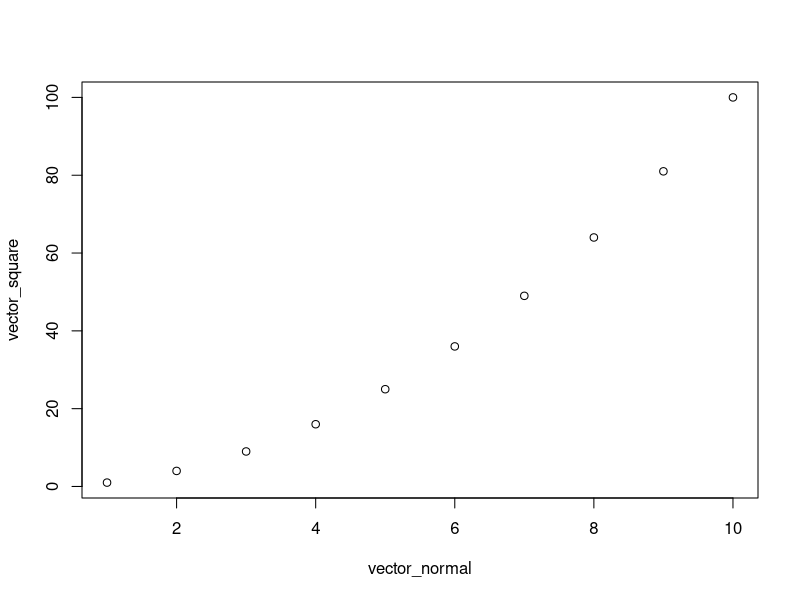
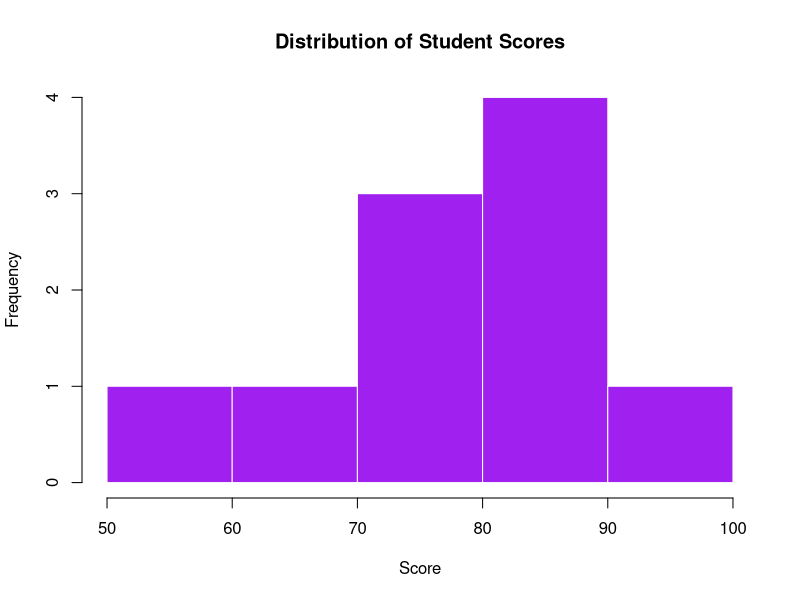

Here is the R script that generated these plots, in order:
## ---- chunk 1
knitr::opts_chunk$set(echo = TRUE, warning = FALSE, message = FALSE)
## ---- chunk 2
print("Welcome to Data Science Programming!")

## ---- chunk 3
# Task 2: Simple Math
# Write your code here
print(15 + 23)
print(120/6)
print(5 ** 3)
## ---- chunk 4
# Task 3: Variables and Vectors
# Write your code here
nums <- c(10, 20, 30, 40, 50)
print(nums)
print(sum(nums))
## ---- chunk 5
# Task 4: Plot Squares
# Write your code here
vector_normal <- c(1, 2, 3, 4, 5, 6, 7, 8, 9, 10)
vector_square <- vector_normal^2
plot(vector_normal, vector_square)
## ---- chunk 6
# Task 5: Load Dataset
# Write your code here
data <- read.csv('student_scores.csv')
head(data, 5)

## ---- chunk 7
# Task 6: Summary Statistics
# Write your code here
mean_score <- mean(data$Score)

min_score <- min(data$Score)
max_score <- max(data$Score)

print(mean_score)
print(min_score)
print(max_score)
## ---- chunk 8
# Task 7: Filtering Data
# Write your code here
high_scores <- data[data$Score > 80, "Name"]
print(high_scores)
## ---- chunk 9
# Task 8: Sorting Data
# Write your code here
sorted_data <- data[order(-data$Score), ] # Sort the score by descending 
head(sorted_data, 3)

## ---- chunk 10
# Task 9: Visualization
# Write your code here
hist(data$Score,
     main = "Distribution of Student Scores",
     xlab = "Score",
     ylab = "Frequency",
     col = "purple",
     border = "white")
